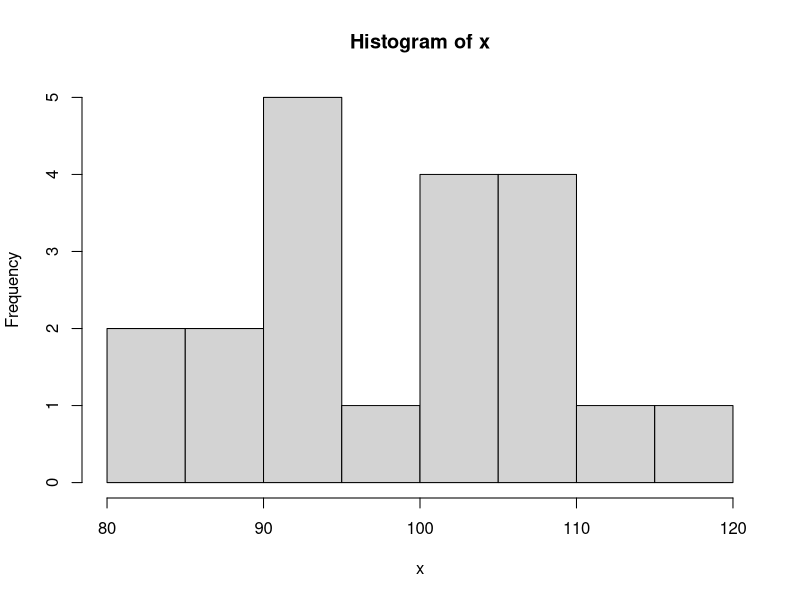
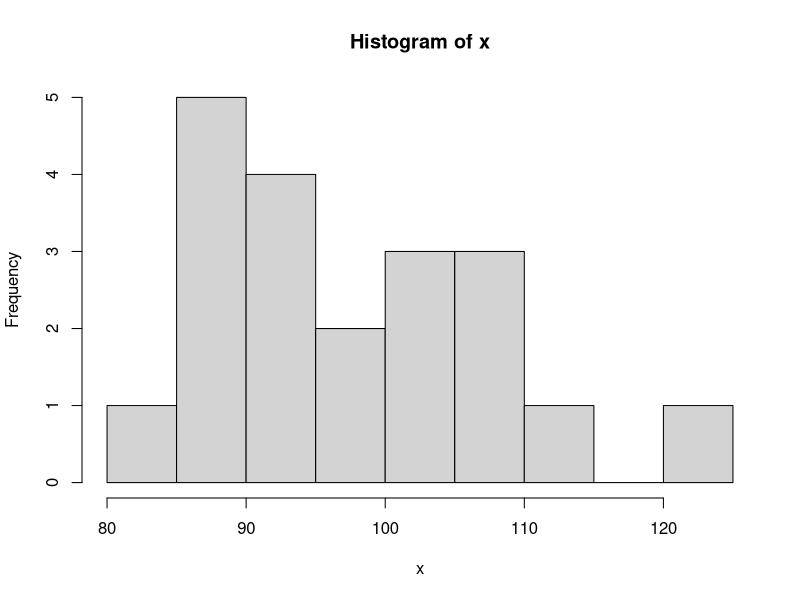
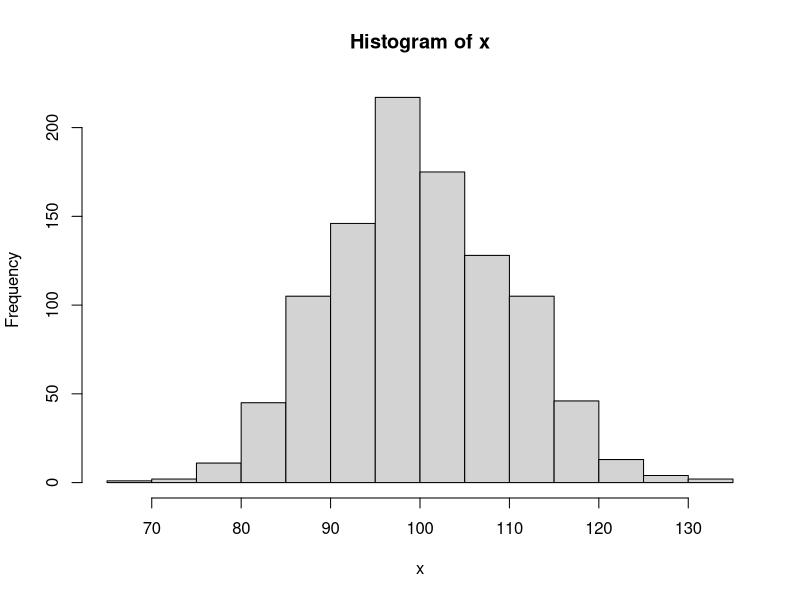
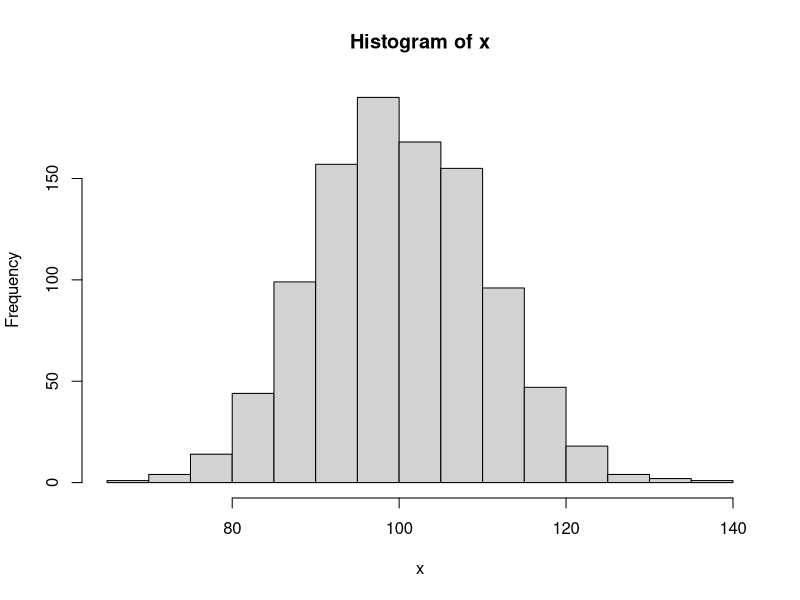

Reproduce these figures in R, in order. (Note: this script raises an error after producing the figures.)
set.seed(5462319)
#Generate a random 
#sample of size 20 from a normal distribution with mean 100 and standard deviation 10.
#Draw a histogram of the sampled values and compute the conventional summary statistics

 x <- rnorm(20, 100, 10)
 x
 hist(x)
 c(mean(x), sd(x))

 # Repeat the above lines and compare the results.

  x <- rnorm(20, 100, 10)
 hist(x)
 c(mean(x), sd(x))

 #Now replace the sample size 20 by 1000
 #and run again twice the previous command lines with this size
 #but keeping the parameter values as before.
 #Compare the results between the two samples here as well as with those in the previous item.

  x <- rnorm(1000, 100, 10)
 hist(x)
 c(mean(x), sd(x))

  x <- rnorm(1000, 100, 10)
 hist(x)
 c(mean(x), sd(x))

# Generate 500 observations from a Bernoulli distribution, 
#or Bin(1,p) distribution,  
#taking values 1 and 0 with probabilities p and 1-p, respectively,
#when p=0.4:

 X <- rbinom(500, 1, 0.4)
 table(X)

 # Now generate another 0/1 variable Y, being dependent on previously 
 # generated X, so that P(Y=1|X=1)=0.2 and P(Y=1|X=0)=0.1.

 Y <- rbinom(500,1,0.1*X+0.1)
table(X,Y)

stat.table(index = list(X,Y), 
           contents = list(count(),percent(Y)))


# Generate data following a simple linear regression model 

x <- 1:100   
y <- 5 + 0.1*x + rnorm(100,0,10)
plot(x,y)
abline(lm(y~x))
summary(lm(y~x))$coef

# Are your estimates consistent with the data-generating model? 
# Run the code a couple of times to see the variability in the parameter estimates. 



